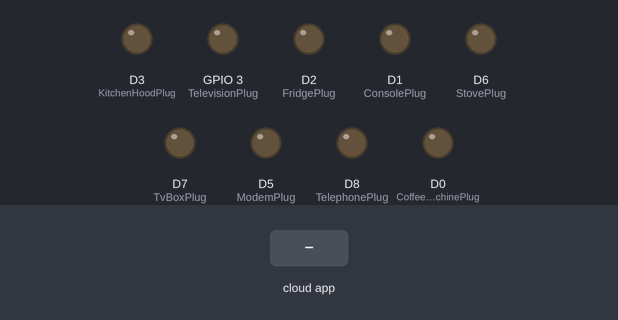
Bench run of a sketch on a simulated ESP8266 (NodeMCU). Parts: output pins drawn as LEDs (lit = HIGH). The test bench sets the inputs (shaded band). WiFi joins after 1.5 s; servers stay silent unless stated; the Firebase database answers and starts empty; what the sketch prints to the serial monitor is not drawn.

Above: at 2.7 s.
2.8 s: the phone or cloud app sets CoffeeMachine to 1
At 3.9 s:
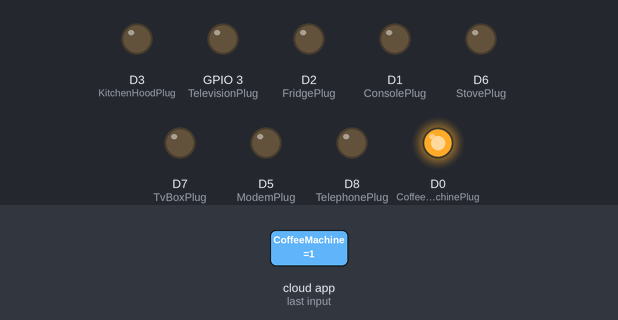
4.6 s: the phone or cloud app sets Console to 1
At 5.8 s:
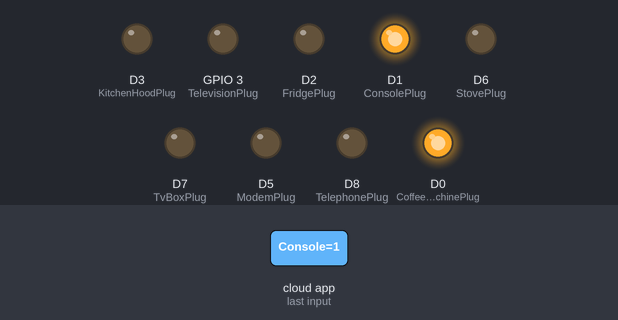
6.3 s: the phone or cloud app sets Fridge to 1
At 7.6 s:
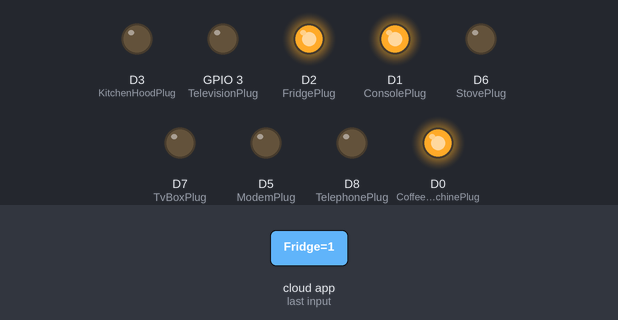
7.9 s: the phone or cloud app sets KitchenHood to 1
At 8.4 s:
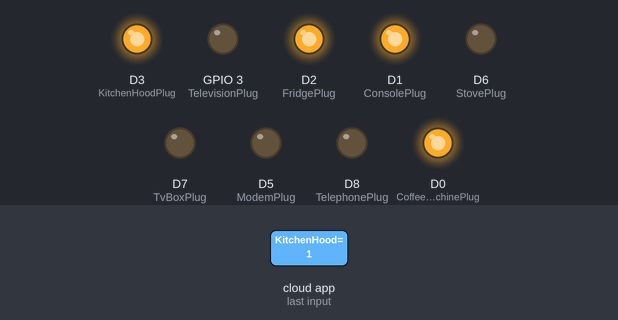
9.6 s: the phone or cloud app sets Modem to 1
At 11.0 s:
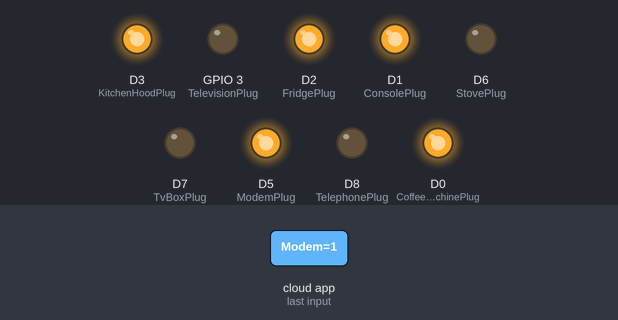
11.4 s: the phone or cloud app sets Stove to 1
At 12.9 s:
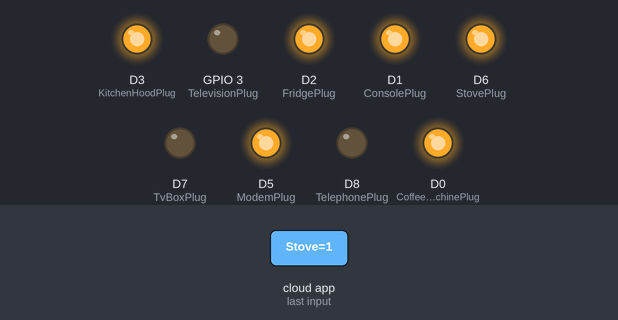
Timing chart, 0 to 14.0 s (numbered marks = the images above; inputs shaded):
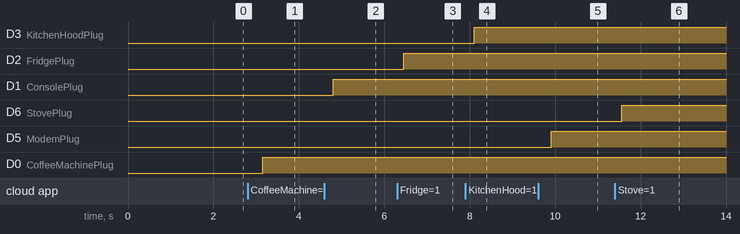

The sketch:

codigo_sem_dht.ino
```cpp
#include <ESP8266WiFi.h>
#include <FirebaseArduino.h>
#define FIREBASE_HOST "smarthomebylanga-15287.firebaseio.com"
#define FIREBASE_AUTH "WwR7MPQGw6IUzF1uGYoaRlNO0HNM1VEWc956aRQr"
#define WIFI_SSID "Casa_PC's"
#define WIFI_PASSWORD "CaroleGui"


int CoffeeMachinePlug = D0;
int ConsolePlug = D1;
int FridgePlug = D2;
int KitchenHoodPlug = D3;
int MicrowavePlug = D4;
int ModemPlug = D5;
int StovePlug = D6;
int TvBoxPlug = D7;
int TelephonePlug = D8;
int TelevisionPlug = D9;
//int digitaltx = D10;


int CoffeeMachineValue, ConsoleValue, FridgeValue, KitchenHoodValue, MicrowaveValue, ModemValue, StoveValue, TvBoxValue, TelephoneValue, TelevisionValue;


void setup() {
  // put your setup code here, to run once:
  Serial.begin(9600);

  pinMode(CoffeeMachinePlug, OUTPUT);
  pinMode(ConsolePlug, OUTPUT);
  pinMode(FridgePlug, OUTPUT);
  pinMode(KitchenHoodPlug, OUTPUT);
  pinMode(MicrowavePlug, OUTPUT);
  pinMode(ModemPlug, OUTPUT);
  pinMode(StovePlug, OUTPUT);
  pinMode(TvBoxPlug, OUTPUT);
  pinMode(TelephonePlug, OUTPUT);
  pinMode(TelevisionPlug, OUTPUT);

  // connect to wifi.
WiFi.begin(WIFI_SSID, WIFI_PASSWORD);
Serial.print("connecting");
while (WiFi.status() != WL_CONNECTED) {
Serial.print(".");
delay(500);
}
Serial.println();
Serial.print("connected: ");
Serial.println(WiFi.localIP());
Firebase.begin(FIREBASE_HOST, FIREBASE_AUTH);
//Firebase.set("LED_STATUS/value", 0);
//Firebase.setInt("LIGHT/value", 0);*/

}

void loop() {
  // put your main code here, to run repeatedly:


//-----------------------------------------------------------------------POWERPLUGS CONTROL--------------------------------------------------------------


//----------COFFEEMACHINE----------
CoffeeMachineValue = Firebase.getInt("Home/PowerPlug/CoffeeMachine");
if (CoffeeMachineValue==1) {
//Serial.println("Bathroom ON");
digitalWrite(CoffeeMachinePlug,HIGH);
//return;
//delay(10);
}
else {
//Serial.println("Bathroom OFF");
digitalWrite(CoffeeMachinePlug,LOW);
}
//---------------------------------------

//----------CONSOLE----------
ConsoleValue = Firebase.getInt("Home/PowerPlug/Console");
if (ConsoleValue==1) {
//Serial.println("Bathroom ON");
digitalWrite(ConsolePlug,HIGH);
//return;
//delay(10);
}
else {
//Serial.println("Bathroom OFF");
digitalWrite(ConsolePlug,LOW);
}
//---------------------------------------

//----------FRIDGE----------
FridgeValue = Firebase.getInt("Home/PowerPlug/Fridge");
if (FridgeValue==1) {
//Serial.println("Bathroom ON");
digitalWrite(FridgePlug,HIGH);
//return;
//delay(10);
}
else {
//Serial.println("Bathroom OFF");
digitalWrite(FridgePlug,LOW);
}

//----------KITCHENHOOD----------
KitchenHoodValue = Firebase.getInt("Home/PowerPlug/KitchenHood");
if (KitchenHoodValue==1) {
//Serial.println("Bathroom ON");
digitalWrite(KitchenHoodPlug,HIGH);
//return;
//delay(10);
}
else {
//Serial.println("Bathroom OFF");
digitalWrite(KitchenHoodPlug,LOW);
}

//----------MICROWAVE----------
MicrowaveValue = Firebase.getInt("Home/PowerPlug/Microwave");
if (MicrowaveValue==1) {
//Serial.println("Bathroom ON");
digitalWrite(MicrowavePlug,HIGH);
//return;
//delay(10);
}
else {
//Serial.println("Bathroom OFF");
digitalWrite(MicrowavePlug,LOW);
}

//----------MODEM----------
ModemValue = Firebase.getInt("Home/PowerPlug/Modem");
if (ModemValue==1) {
//Serial.println("Bathroom ON");
digitalWrite(ModemPlug,HIGH);
//return;
//delay(10);
}
else {
//Serial.println("Bathroom OFF");
digitalWrite(ModemPlug,LOW);
}

//----------STOVE----------
StoveValue = Firebase.getInt("Home/PowerPlug/Stove");
if (StoveValue==1) {
//Serial.println("Bathroom ON");
digitalWrite(StovePlug,HIGH);
//return;
//delay(10);
}
else {
//Serial.println("Bathroom OFF");
digitalWrite(StovePlug,LOW);
}


//----------TELEVISION----------
TelevisionValue = Firebase.getInt("Home/PowerPlug/Television");
if (TelevisionValue==1) {
//Serial.println("Bathroom ON");
digitalWrite(TelevisionPlug,HIGH);
//return;
//delay(10);
}
else {
//Serial.println("Bathroom OFF");
digitalWrite(TelevisionPlug,LOW);
}

//----------TVBOX----------
TvBoxValue = Firebase.getInt("Home/PowerPlug/TvBox");
if (TvBoxValue==1) {
//Serial.println("Bathroom ON");
digitalWrite(TvBoxPlug,HIGH);
//return;
//delay(10);
}
else {
//Serial.println("Bathroom OFF");
digitalWrite(TvBoxPlug,LOW);
}

//----------TELEPHONE----------
TelephoneValue = Firebase.getInt("Home/PowerPlug/Telephone");
if (TelephoneValue==1) {
//Serial.println("Bathroom ON");
digitalWrite(TelephonePlug,HIGH);
//return;
//delay(10);
}
else {
//Serial.println("Bathroom OFF");
digitalWrite(TelephonePlug,LOW);
}


}
```

Measured:
- after the input at 2.8 s, D0 (CoffeeMachinePlug): LOW → HIGH after 0.35 s
- after the input at 4.6 s, D1 (ConsolePlug): LOW → HIGH after 0.21 s
- after the input at 6.3 s, D2 (FridgePlug): LOW → HIGH after 0.16 s
- after the input at 7.9 s, D3 (KitchenHoodPlug): LOW → HIGH after 0.21 s
- after the input at 9.6 s, D5 (ModemPlug): LOW → HIGH after 0.31 s
- after the input at 11.4 s, D6 (StovePlug): LOW → HIGH after 0.16 s
